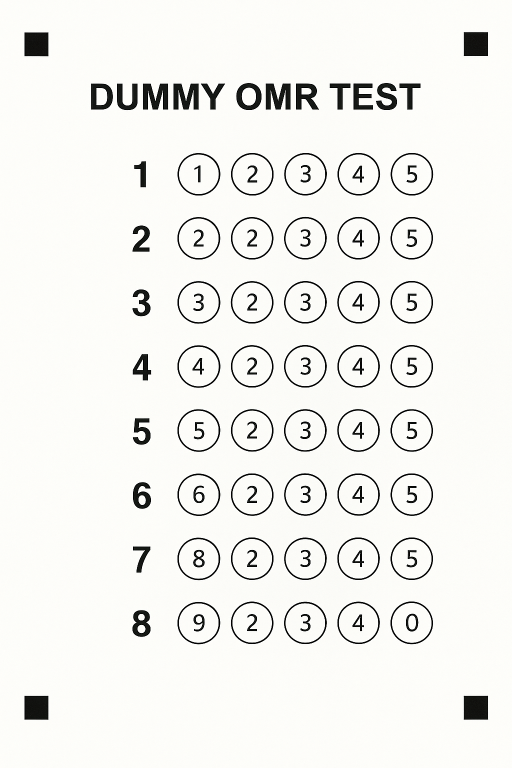
#> input picture omrproject/marked omr test image.png, 1024 x 1536 px (shown at 1/2 size)
$ python marked_detecting.py
#> lines starting #> are read from the running program, lines starting #| are printed output that depends on the picture; after the words box and inside, x2 and y2 are one past the last pixel; in counts of white or black regions, pixels touching at a corner belong together
'''
찐 최종
1.원본 omr로 템플릿 완성
2.중복, 미마킹 검사
'''


# 1. 라이브러리 불러오기
import cv2
import numpy as np
import matplotlib.pyplot as plt
import json

# 2. 이미지 불러오기
image_path = "marked omr test image.png"
image = cv2.imread(image_path)
#> image is the input picture: shape (1536, 1024, 3); mean B, G, R 237.5, 240.9, 241
orig = image.copy()

# 3. 이진화 처리 (Threshold)
gray = cv2.cvtColor(image, cv2.COLOR_BGR2GRAY)
_, thresh = cv2.threshold(gray, 0, 255, cv2.THRESH_BINARY_INV + cv2.THRESH_OTSU)
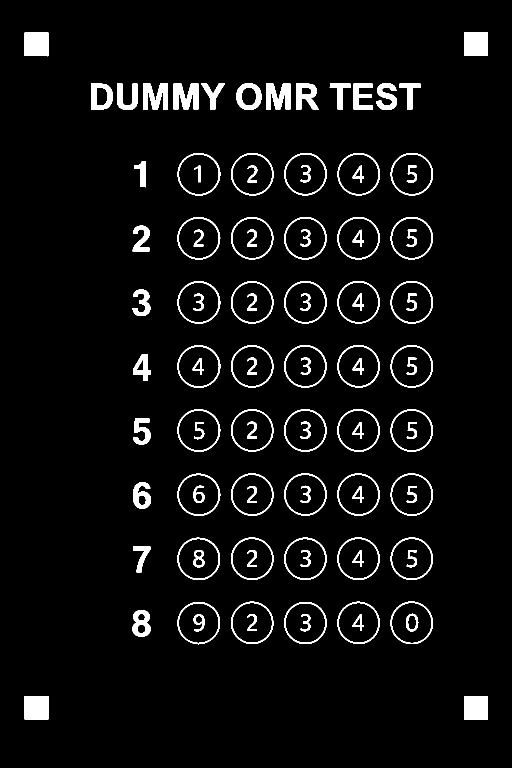
#> thresh: shape (1536, 1024) (shown at 1/2 size); 4.8% white; 104 white regions

# 4. 윤곽선 찾기
contours, _ = cv2.findContours(thresh, cv2.RETR_EXTERNAL, cv2.CHAIN_APPROX_SIMPLE)
#> contours = 64 contours; largest, box (x1, y1, x2, y2) and area: (355, 691, 441, 776) 5633, (355, 818, 441, 904) 5618, (355, 562, 441, 647) 5616, (355, 434, 441, 519) 5612, (355, 306, 441, 391) 5609

# 5. 정렬 마크 필터링 (위치 기반: 외곽 20%)
h, w = image.shape[:2]
#> h = 1536; w = 1024
position_filtered_candidates = []
for cnt in contours:
    area = cv2.contourArea(cnt)
    perimeter = cv2.arcLength(cnt, True)
    if perimeter == 0:
        continue
    circularity = 4 * np.pi * (area / (perimeter * perimeter))
    x, y, w_box, h_box = cv2.boundingRect(cnt)
    cx, cy = x + w_box // 2, y + h_box // 2
    if 1000 < area < 10000 and 0.3 < circularity < 0.8:
        if (cx < w * 0.2 or cx > w * 0.8) and (cy < h * 0.2 or cy > h * 0.8):
            position_filtered_candidates.append((cx, cy))
#> this loop made 64 passes
#> (area, perimeter, circularity, x, y, w_box, h_box, cx) on passes 2 to 13: (2163, 186.8, 0.779, 49, 1392, 48, 48, 73), (1492.5, 168.3, 0.662, 265, 1220, 36, 54, 283), (5565.5, 279.2, 0.897, 568, 1204, 86, 84, 611), (5568.5, 279.2, 0.898, 355, 1204, 85, 85, 397), (5589.5, 279.2, 0.901, 781, 1203, 85, 85, 823), (5544.5, 279.2, 0.894, 675, 1203, 85, 85, 717), (5558, 278.6, 0.9, 462, 1203, 85, 85, 504), (630, 182.9, 0.237, 266, 1093, 35, 52, 283), (5552.5, 279.2, 0.895, 781, 1075, 85, 85, 823), (5568, 278.6, 0.902, 675, 1075, 85, 85, 717), (5566, 279.4, 0.896, 568, 1075, 86, 85, 611), (5578.5, 279.2, 0.899, 462, 1075, 85, 85, 504)
#> (cnt, area, perimeter, circularity, x, y, w_box, h_box) on pass 1: ([[928, 1392], [928, 1438], [975, 1438], [975, 1392]], 2162, 186, 0.785, 928, 1392, 48, 47)
#> after the loop, position_filtered_candidates = [(952, 1415), (73, 1416), (73, 89), (952, 88)]

# 6. 정렬 마크 좌표 정렬 함수
def sort_alignment_points(points):
    points = sorted(points, key=lambda p: p[1])  # y 기준 정렬
#> points = [(952, 88), (73, 89), (952, 1415), (73, 1416)]
    top = sorted(points[:2], key=lambda p: p[0])
#> top = [(73, 89), (952, 88)]
    bottom = sorted(points[2:], key=lambda p: p[0])
#> bottom = [(73, 1416), (952, 1415)]
    return [top[0], top[1], bottom[1], bottom[0]]  # TL, TR, BR, BL

# 7. 이미지 보정 수행
if len(position_filtered_candidates) == 4:
    sorted_pts = sort_alignment_points(position_filtered_candidates)
#> sorted_pts = [(73, 89), (952, 88), (952, 1415), (73, 1416)]
    w_out, h_out = 800, 1100  # 보정된 출력 크기
    template_pts = np.float32([[0, 0], [w_out, 0], [w_out, h_out], [0, h_out]])
    detected_pts = np.float32(sorted_pts)
#> detected_pts = [[73, 89], [952, 88], [952, 1415], [73, 1416]]

    M = cv2.getPerspectiveTransform(detected_pts, template_pts)
#> M = [[0.91, 6.12e-18, -66.44], [0.000943, 0.829, -73.84], [-1.47e-19, -6.69e-21, 1]]
    warped = cv2.warpPerspective(orig, M, (w_out, h_out))
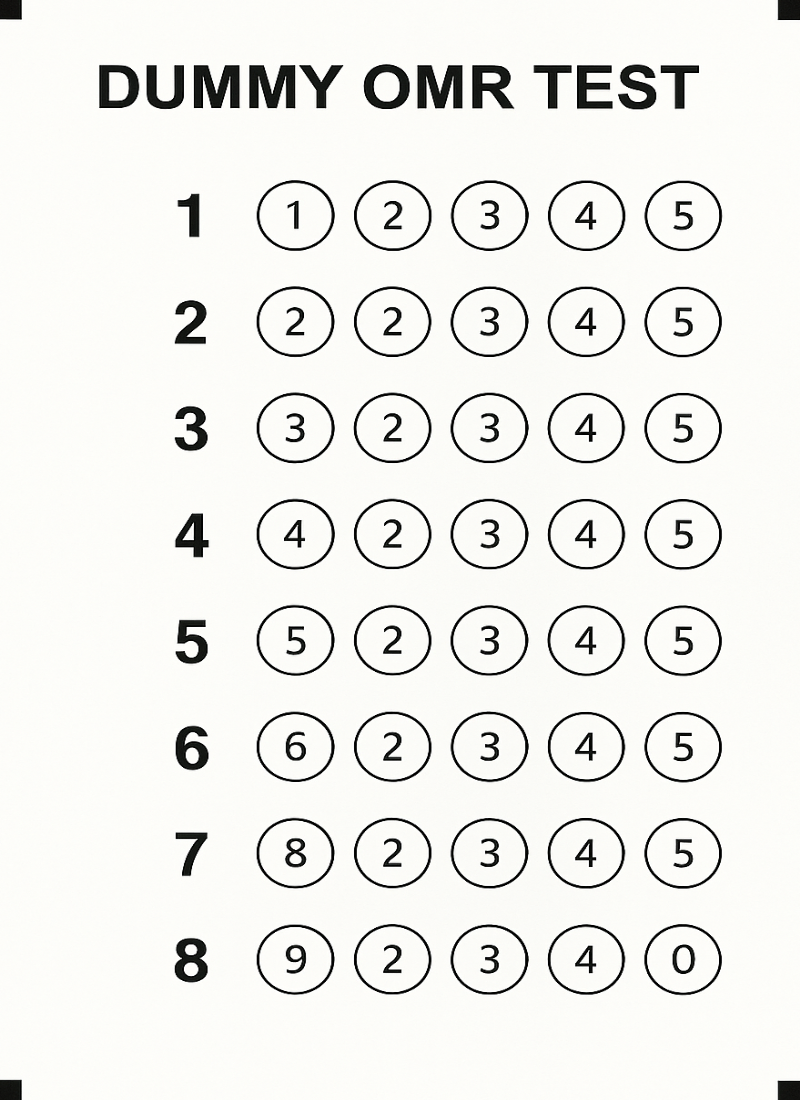
#> warped: shape (1100, 800, 3); mean B, G, R 234.8, 238.1, 238.2

    # 보정된 이미지 시각화
    plt.figure(figsize=(6, 10))
    plt.imshow(cv2.cvtColor(warped, cv2.COLOR_BGR2RGB))
    plt.title("Perspective-Corrected OMR Image")
    plt.axis("off")
    plt.tight_layout()
    plt.show()
else:
    print("정렬 마크가 정확히 4개 감지되지 않아 보정을 수행할 수 없습니다.")

# 8. 템플릿 좌표 생성 (상대 좌표 기준)
bubble_template = {
    "alignment_marks": {
        "top_left": [0.0, 0.0],
        "top_right": [1.0, 0.0],
        "bottom_right": [1.0, 1.0],
        "bottom_left": [0.0, 1.0]
    },
    "bubbles": {}
}

start_y = 0.1  # 첫 문제 y 시작 위치
start_x = 0.15 # 첫 보기 x 시작 위치
dy = 0.07      # 문제 간 y 간격
dx = 0.13      # 보기 간 x 간격

for q in range(10):
    question_id = str(q + 1)
    bubble_template["bubbles"][question_id] = []
    y = start_y + q * dy
    for i in range(5):
        x = start_x + i * dx
        bubble_template["bubbles"][question_id].append([round(x, 3), round(y, 3)])
#> after the loop, bubble_template = 2 items

# 9. 템플릿 JSON 일부 출력
template_json = json.dumps(bubble_template, indent=2)
print(template_json[:1000])
#> (printed output is left out)

with open("omr_template.json", "w") as f:
    json.dump(bubble_template, f, indent=2)
